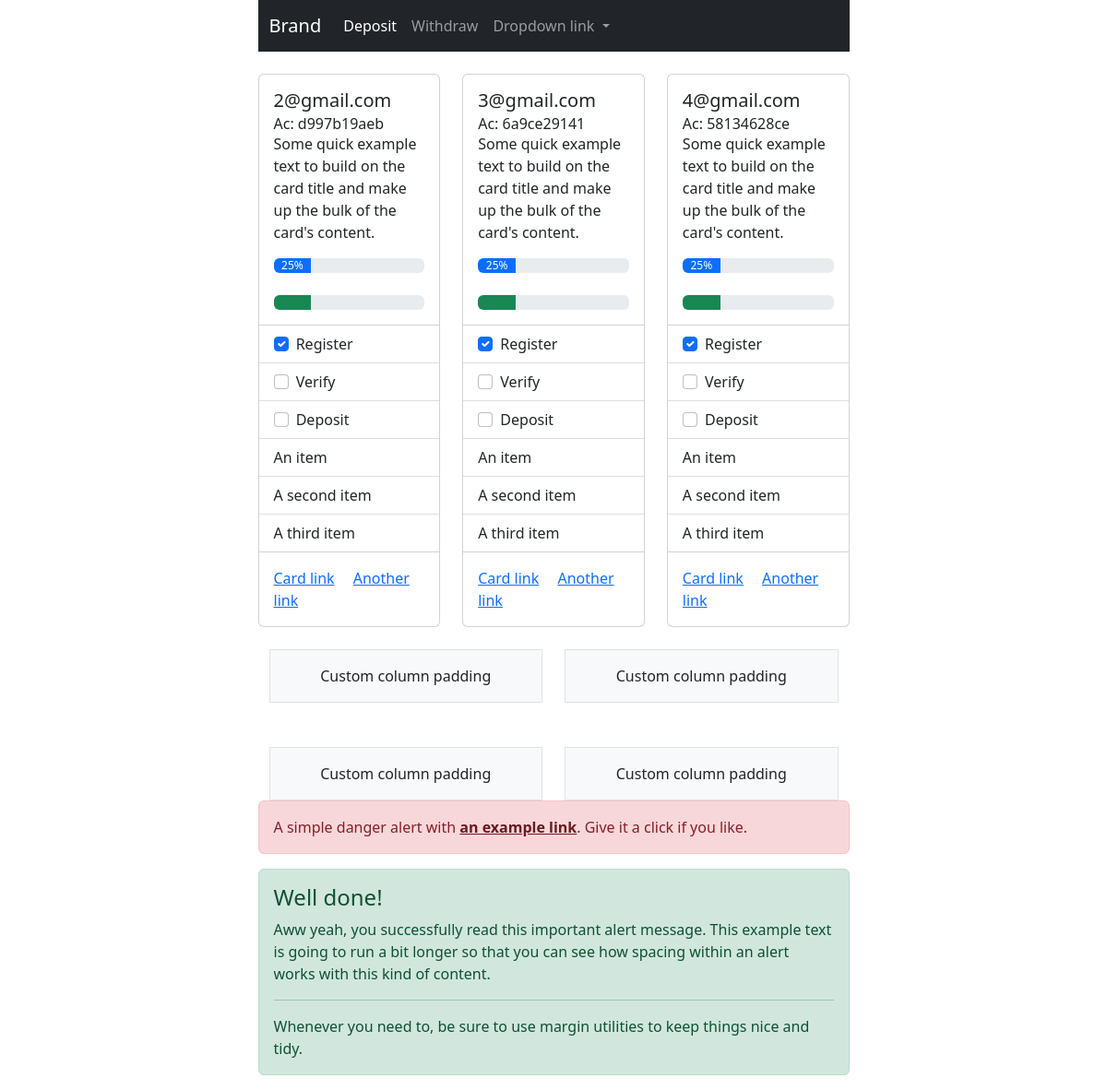
Page / (signed in) on the committed database.
### access_token/models.py (models this page shows, shortened)
class AccessToken(models.Model):
    access_token = models.CharField(max_length=128, verbose_name="Access Token", null=False, blank=False)
    representative = models.ForeignKey(User, on_delete=models.CASCADE,
                                       help_text="That user whom created this after deposit confirm",
                                       related_name='representative_id')
    user = models.ForeignKey(User, on_delete=models.CASCADE, help_text="user registered with this token", null=True,
                             blank=True)
    is_used = models.BooleanField(default=False, help_text='a user registered with this token')
    by_superuser = models.BooleanField(default=False, verbose_name='Create by admin',
                                       help_text="Super user Created this Accesses token manually")
    date = models.DateTimeField(verbose_name="Date", auto_now_add=True, null=True)
    objects = AccessTokenManager()

### users/models.py (models this page shows, shortened)
class User(AbstractBaseUser):
    email = models.EmailField(verbose_name='Email', max_length=60, unique=True)
    username = models.CharField(max_length=30, unique=True)
    date_joined = models.DateTimeField(verbose_name='Date Joined', auto_now_add=True)
    last_login = models.DateTimeField(verbose_name='Last login', auto_now=True)
    is_active = models.BooleanField(default=True)
    is_admin = models.BooleanField(default=False)
    is_staff = models.BooleanField(default=False)
    is_superuser = models.BooleanField(default=False)
    hide_email = models.BooleanField(default=True)
    objects = UserManager()
    USERNAME_FIELD = 'email'
    REQUIRED_FIELDS = ['username']
    def __str__(self):
        return self.email

### scam/views.py (the view)
# urls.py: path('', index, name='home'),
@login_required(login_url='/login')
def index(request):
    access_tokens = AccessToken.objects.filter(representative=request.user, by_superuser=False)
    is_deposit_exist_approved = Deposit.objects.check_deposit(request.user)
    context = {
        'access_tokens': access_tokens,
        'is_deposit_exist_approved': is_deposit_exist_approved,
    }
    return render(request, 'index.html', context)

### financial/models.py (called while the page is built)
    def check_deposit(self, user):
        deposit_list = Deposit.objects.filter(user__email=user)
        for deposit in deposit_list:
            if deposit.is_approved:
                return True
        return False

### templates/index.html (shortened to what this page needs)
{% extends 'shared/base.html' %}
{% block content %}
    <br>
    {% if is_deposit_exist_approved %}
        <div class="row">
            {% for access_token in access_tokens %}
                <div class="col">
                    <div class="card">
                        <div class="card-body">
                            <h5 class="card-title">
                                {% if access_token.user is not None %}
                                    {{ access_token.user }}
                                {% else %}
                                    not set
                                {% endif %}
                            </h5>
                            <h6 class="card-subtitle">Ac: {{ access_token.access_token }}</h6>
                            <p class="card-text">Some quick example text to build on the card title and make up the bulk
                                of the
                                card's content.</p>
                            <div class="progress">
                                <div class="progress-bar" role="progressbar" style="width: 25%;" aria-valuenow="25"
                                     aria-valuemin="0" aria-valuemax="100">25%
                                </div>
                            </div>
                            <br>
                            <div class="progress">
                                <div class="progress-bar bg-success" role="progressbar" style="width: 25%"
                                     aria-valuenow="25" aria-valuemin="0" aria-valuemax="100"></div>
                            </div>
                        </div>
                        <ul class="list-group list-group-flush">
                            <li class="list-group-item">
                                <input class="form-check-input me-1 check" type="checkbox" value="" aria-label="..."
                                       checked>
                                Register
                            </li>
                            <li class="list-group-item">
                                <input class="form-check-input me-1" type="checkbox" value="" aria-label="...">
                                Verify
                            </li>
                            <li class="list-group-item">
                                <input class="form-check-input me-1" type="checkbox" value="" aria-label="...">
                                Deposit
                            </li>
                            <li class="list-group-item">An item</li>
                            <li class="list-group-item">A second item</li>
                            <li class="list-group-item">A third item</li>
                        </ul>
                        <div class="card-body">
                            <a href="#" class="card-link">Card link</a>
                            <a href="#" class="card-link">Another link</a>
                        </div>
                    </div>
                </div>
            {% endfor %}
        </div>
    {% else %}
        You should do the deposit to see AC
    {% endif %}
    <br>
    <div class="container overflow-hidden text-center">
        <div class="row gy-5">
            <div class="col-6">
                <div class="p-3 border bg-light">Custom column padding</div>
            </div>
            <div class="col-6">
                <div class="p-3 border bg-light">Custom column padding</div>
            </div>
            <div class="col-6">
                <div class="p-3 border bg-light">Custom column padding</div>
            </div>
            <div class="col-6">
                <div class="p-3 border bg-light">Custom column padding</div>
            </div>
        </div>
    </div>
    <div class="alert alert-danger" role="alert">
        A simple danger alert with <a href="#" class="alert-link">an example link</a>. Give it a click if you like.
    </div>
    <div class="alert alert-success" role="alert">
        <h4 class="alert-heading">Well done!</h4>
        <p>Aww yeah, you successfully read this important alert message. This example text is going to run a bit longer
            so that you can see how spacing within an alert works with this kind of content.</p>
        <hr>
        <p class="mb-0">Whenever you need to, be sure to use margin utilities to keep things nice and tidy.</p>
    </div>
{% endblock %}

### rows in the picture
AccessToken: user "2@gmail.com", access_token "d997b19aeb"
AccessToken: user "3@gmail.com", access_token "6a9ce29141"
AccessToken: user "4@gmail.com", access_token "58134628ce"
